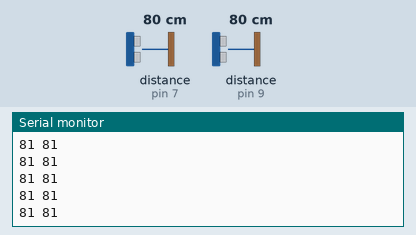
Recording of a sketch running on a simulated Arduino Uno, built with avr-gcc and run on an emulated ATmega328P. On the bench: the last lines printed to the serial monitor. The inputs (shaded band) are chosen by the test bench; at power-on: distance to the obstacle (sensors on pin 7, pin 9) 80 cm. The echo pulse lasts 58.3 µs per cm.

Above: at 1.2 s.
1.3 s: distance to the obstacle (sensor on pin 7) set to 2 cm
At 1.49 s:
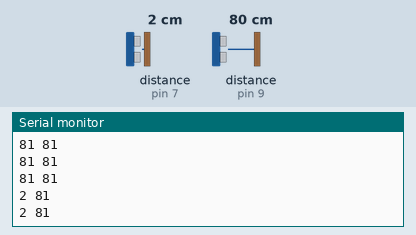
4.3 s: distance to the obstacle (sensor on pin 9) set to 2 cm
At 4.36 s:
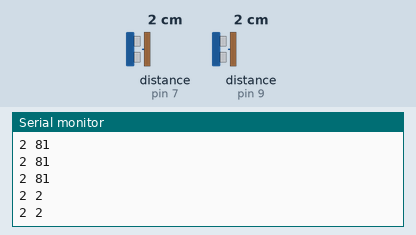
5.8 s: distance to the obstacle (sensor on pin 7) set to 4 cm
At 5.88 s:
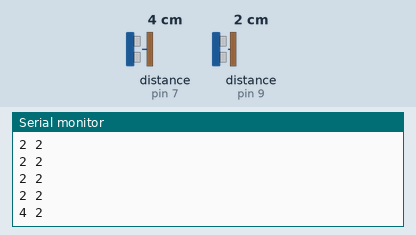
7.3 s: distance to the obstacle (sensor on pin 7) set to 299 cm
At 7.32 s:
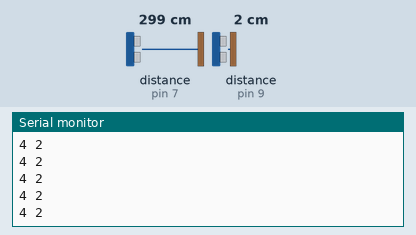
10.3 s: distance to the obstacle (sensor on pin 9) set to 4 cm
At 10.3 s:
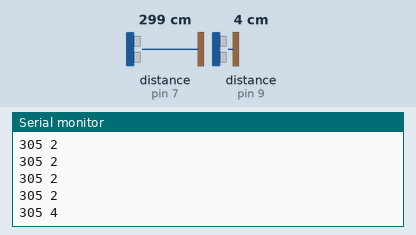
Timing chart, 0 to 12.8 s (numbered marks = the images above; inputs shaded):
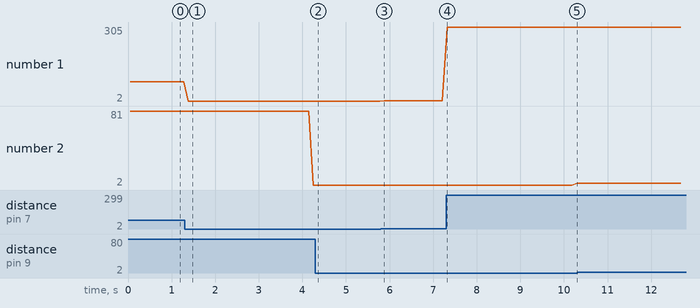

Measured:
- after the input at 1.3 s, the serial monitor: prints a new line after 0.08 s (image 1)
- after the input at 4.3 s, the serial monitor: prints a new line after 0.05 s (image 2)
- after the input at 5.8 s, the serial monitor: prints a new line after 0.08 s (image 3)
- plotted number 1: 81 → 2 after the input at 1.3 s, 2 → 4 after the input at 5.8 s, 4 → 305 after the input at 7.3 s
- plotted number 2: 81 → 2 after the input at 1.3 s

The sketch:

sensorsfro_crystals_1.ino
```cpp
// ---------------------------------------------------------------------------
// Example NewPing library sketch that pings 3 sensors 20 times a second.
// ---------------------------------------------------------------------------
#include <NewPing.h>

#define SONAR_NUM 2      // Number of sensors.
#define MAX_DISTANCE 600 // Maximum distance (in cm) to ping.

NewPing sonar[SONAR_NUM] = {   // Sensor object array.
  //NewPing(4, 5, MAX_DISTANCE), // Each sensor's trigger pin, echo pin, and max distance to ping.
  NewPing(6, 7, MAX_DISTANCE),
  NewPing(8, 9, MAX_DISTANCE)
};

void setup() {
  Serial.begin(9600); // Open serial monitor at 115200 baud to see ping results.
}

void loop() {
  for (int i = 0; i < SONAR_NUM; i++) { // Loop through each sensor and display results.
    delay(50); // Wait 50ms between pings (about 20 pings/sec). 29ms should be the shortest delay between pings.
    Serial.print(sonar[i].ping_cm());
    Serial.print(" ");
  }
  Serial.println();
}
```
